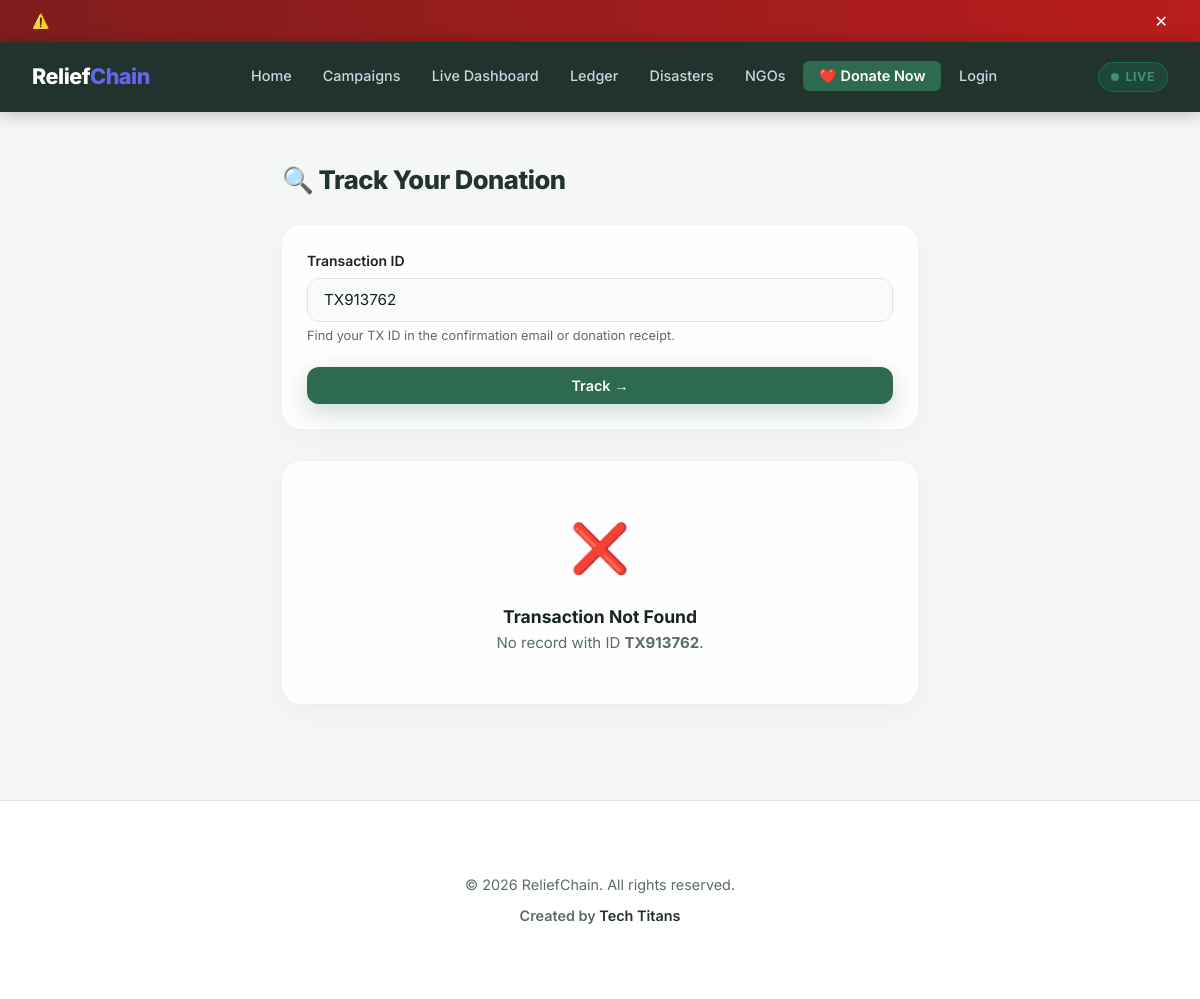
Before: /track?tx_id=TX913762 with the older database file.
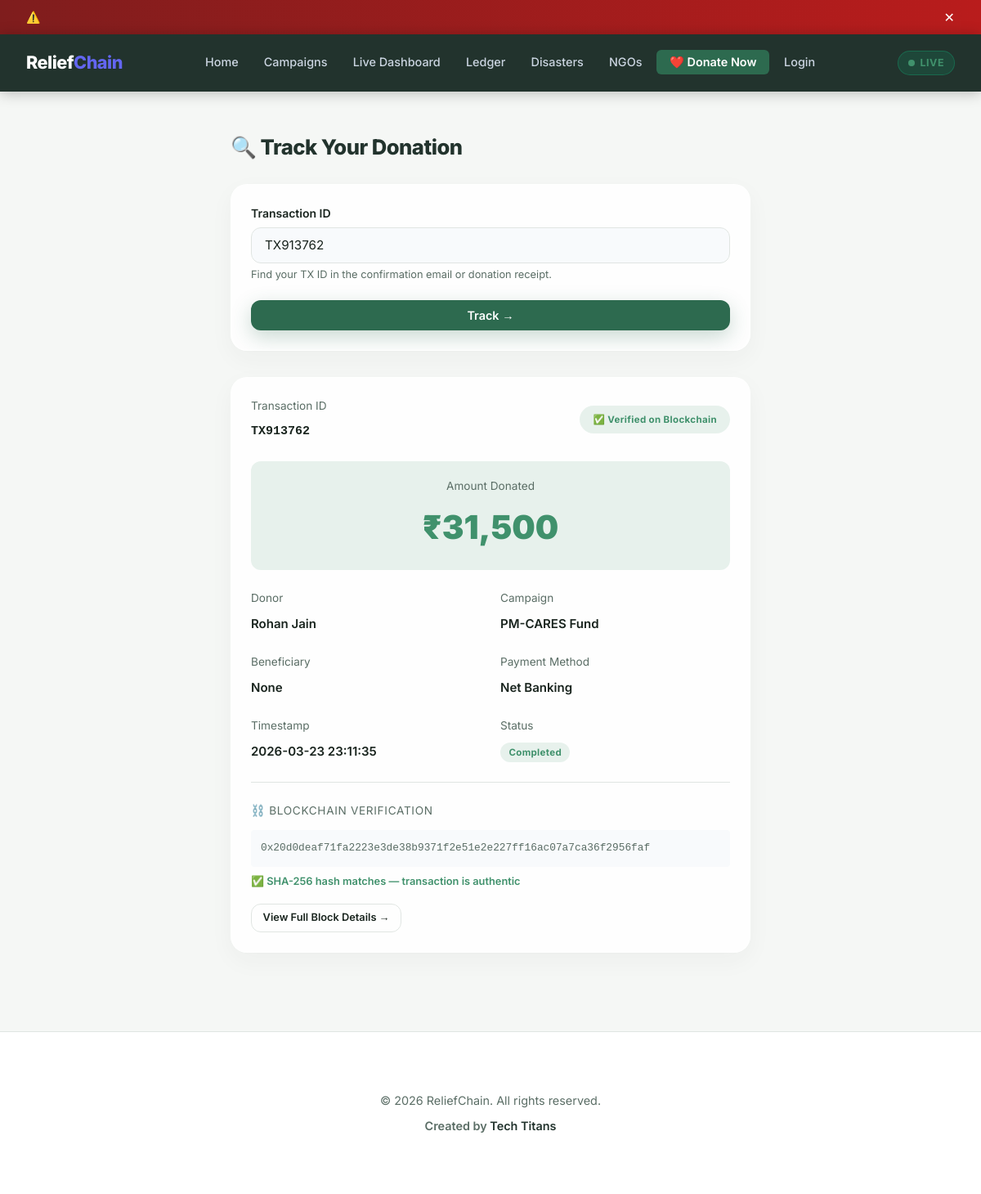
After: the same page with the newer database file.
### tables this page shows
CREATE TABLE donations (
            id INTEGER PRIMARY KEY AUTOINCREMENT,
            tx_id TEXT UNIQUE NOT NULL,
            donor_name TEXT NOT NULL,
            donor_email TEXT,
            amount INTEGER NOT NULL,
            campaign_id INTEGER,
            beneficiary TEXT,
            status TEXT DEFAULT 'completed',
            transaction_hash TEXT,
            payment_method TEXT DEFAULT 'UPI',
            timestamp DATETIME DEFAULT CURRENT_TIMESTAMP,
            FOREIGN KEY (campaign_id) REFERENCES campaigns(id)
        );

CREATE TABLE campaigns (
            id INTEGER PRIMARY KEY AUTOINCREMENT,
            name TEXT NOT NULL,
            description TEXT,
            target_amount INTEGER DEFAULT 1000000,
            raised_amount INTEGER DEFAULT 0,
            beneficiary_count INTEGER DEFAULT 0,
            region TEXT,
            category TEXT,
            status TEXT DEFAULT 'active',
            image_icon TEXT DEFAULT '🌊',
            created_at DATETIME DEFAULT CURRENT_TIMESTAMP
        );

CREATE TABLE ledger (
            id INTEGER PRIMARY KEY AUTOINCREMENT,
            block_number INTEGER NOT NULL,
            transaction_type TEXT DEFAULT 'donation',
            amount INTEGER NOT NULL,
            from_entity TEXT,
            to_entity TEXT,
            campaign TEXT,
            tx_id TEXT,
            hash TEXT NOT NULL,
            prev_hash TEXT,
            timestamp DATETIME DEFAULT CURRENT_TIMESTAMP
        );

### app.py (the view)
@app.route('/track', methods=['GET', 'POST'])
def track_donation():
    tx_id = request.args.get('tx_id') or (request.form.get('tx_id') if request.method == 'POST' else None)
    donation = None
    ledger_entry = None
    if tx_id:
        db = get_db()
        c = db.cursor()
        c.execute("""SELECT d.*, c.name as campaign_name FROM donations d
                     LEFT JOIN campaigns c ON d.campaign_id=c.id WHERE d.tx_id=?""", (tx_id,))
        donation = c.fetchone()
        c.execute("SELECT * FROM ledger WHERE tx_id=?", (tx_id,))
        ledger_entry = c.fetchone()
        if request.method == 'POST' and not donation:
            flash('Transaction ID not found.', 'error')
    return render_template('track_donation.html', donation=donation, ledger_entry=ledger_entry, tx_id=tx_id)

### app.py (called while the page is built)
@app.context_processor
def inject_now():
    return {'now': _dt.now}

def get_db():
    db = getattr(g, '_database', None)
    if db is None:
        db = g._database = sqlite3.connect(DATABASE, check_same_thread=False)
        db.row_factory = sqlite3.Row
    return db

@app.teardown_appcontext
def close_connection(exception):
    db = getattr(g, '_database', None)
    if db is not None:
        db.close()

### templates/track_donation.html (shortened to what this page needs)
{% extends 'base.html' %}
{% block content %}
<div class="container" style="max-width:700px;padding-top:3rem;">
    <h1 class="page-title">🔍 Track Your Donation</h1>
    <div class="card" style="margin-top:1.5rem;margin-bottom:2rem;">
        <form method="POST" action="{{ url_for('track_donation') }}">
            <div class="form-group">
                <label class="form-label">Transaction ID</label>
                <input type="text" name="tx_id" class="form-control" placeholder="RC-XXXXXXXXXX" value="{{ tx_id or '' }}" required>
                <div class="form-hint">Find your TX ID in the confirmation email or donation receipt.</div>
            </div>
            <button type="submit" class="btn btn-primary btn-block">Track →</button>
        </form>
    </div>
    {% if donation %}
    <div class="card">
        <div style="display:flex;justify-content:space-between;align-items:center;margin-bottom:1.5rem;">
            <div>
                <div class="text-sm text-muted mb-1">Transaction ID</div>
                <div class="font-mono" style="font-weight:700;">{{ donation.tx_id }}</div>
            </div>
            <span class="badge badge-success" style="padding:0.5rem 1rem;">✅ Verified on Blockchain</span>
        </div>
        <div style="background:var(--success-light);border-radius:var(--radius-sm);padding:1.25rem;margin-bottom:1.5rem;text-align:center;">
            <div class="text-sm text-muted mb-1">Amount Donated</div>
            <div style="font-size:2.5rem;font-weight:900;color:var(--success);">₹{{ '{:,.0f}'.format(donation.amount) }}</div>
        </div>
        <div class="grid-2" style="margin-bottom:1.5rem;">
            <div><div class="text-sm text-muted mb-1">Donor</div><div style="font-weight:600;">{{ donation.donor_name }}</div></div>
            <div><div class="text-sm text-muted mb-1">Campaign</div><div style="font-weight:600;">{{ donation.campaign_name or '—' }}</div></div>
            <div><div class="text-sm text-muted mb-1">Beneficiary</div><div style="font-weight:600;">{{ donation.beneficiary }}</div></div>
            <div><div class="text-sm text-muted mb-1">Payment Method</div><div style="font-weight:600;">{{ donation.payment_method }}</div></div>
            <div><div class="text-sm text-muted mb-1">Timestamp</div><div style="font-weight:600;">{{ donation.timestamp }}</div></div>
            <div><div class="text-sm text-muted mb-1">Status</div><span class="badge badge-success">{{ donation.status|capitalize }}</span></div>
        </div>
        {% if ledger_entry %}
        <div class="divider"></div>
        <div class="text-sm text-muted" style="text-transform:uppercase;letter-spacing:0.05em;margin-bottom:0.75rem;">⛓️ Blockchain Verification</div>
        <div class="block-hash" style="word-break:break-all;padding:0.75rem;font-size:0.8rem;">{{ ledger_entry.hash }}</div>
        <div class="hash-verified" style="margin-top:0.5rem;">✅ SHA-256 hash matches — transaction is authentic</div>
        <div style="margin-top:1rem;">
            <a href="{{ url_for('transaction_detail', tx_id=donation.tx_id) }}" class="btn btn-outline btn-sm">View Full Block Details →</a>
        </div>
        {% endif %}
    </div>
    {% elif tx_id %}
    <div class="card" style="text-align:center;padding:3rem;">
        <div style="font-size:3rem;margin-bottom:1rem;">❌</div>
        <h3>Transaction Not Found</h3>
        <p class="text-muted">No record with ID <strong>{{ tx_id }}</strong>.</p>
    </div>
    {% endif %}
</div>
{% endblock %}

Changed rows visible on the page:
added donations: tx_id "TX913762", amount "31,500", donor_name "Rohan Jain", payment_method "Net Banking", timestamp "2026-03-23 23:11:35", status "Completed"
now on this page (row unchanged): campaigns: name "PM-CARES Fund"
added ledger: hash "0x20d0deaf71fa2223e3de38b9371f2e51e2e227ff16ac07a7ca36f2956faf"
Other visible differences:
{{ donation.beneficiary }}: (not shown) → "None"
{{ tx_id }}: "TX913762" → (not shown)
text no longer shown: "❌ Transaction Not Found No record with ID ."
text now shown: "Transaction ID ✅ Verified on Blockchain Amount Donated ₹ Donor Campaign Beneficiary Payment Method Timestamp Status ⛓️ BLOCKCHAIN VERIFICATION ✅ SHA-256 hash matches — transaction is authentic View Full Block Details →"
